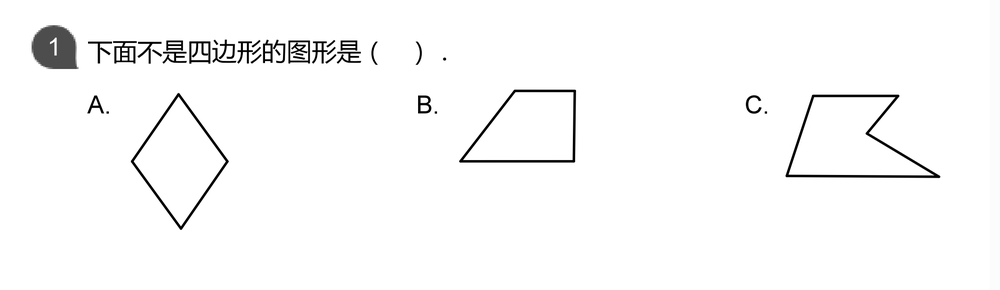
#> input picture latex/huixin/1/1.png, 1000 x 290 px, shrunk from 2215 x 643 before the run; its folder holds only this picture in this run
$ python convertImg2Scan.py
#> lines starting #> are read from the running program, lines starting #| are printed output that depends on the picture; after the words box and inside, x2 and y2 are one past the last pixel; in counts of white or black regions, pixels touching at a corner belong together
### python/scan/utils.py
import cv2
import numpy as np


def getColumnNo(col):
    return ord(col) - ord('A')


# 判断是否为 None
# [11 lines left out: functions isNone, isInclude, not called in this run]


# 判断单元格内容是否为空
from xlwt import Style


# [4 lines left out: function isEmpty, not called in this run]

# 读取图像，解决 imread 不能读取中文路径的问题
def cv_imread(file_path):
#> called with file_path = './pics/1/1.png'
    cv_img = cv2.imdecode(np.fromfile(file_path, dtype=np.uint8), -1)
#> cv_img is the input picture: shape (290, 1000, 3); min 0, max 255, mean 249.2
    return cv_img

# def write(self, row, col, label, style=Style.default_style):
#     self.sheet.write(row, col, label, style)
#
#     if col not in self.col_data
#
#
# def write_row(self, start_row, start_col, date_list,
#               style=Style.default_style):
#     for col, label in enumerate(date_list):
#         self.write()

### python/scan/Scanner.py
import cv2
from skimage.filters import threshold_local

from utils import cv_imread


class Scanner:
    def __init__(self, img, count):
        self.img = img
        self.count = count

    def Scan_View(self):
        print("Scanned View")
        # image = cv2.imread(self.img)
        image = cv_imread(self.img)
        print(self.img)

        path = self.img
        path_list = path.split('/')
        img_name = path_list.pop()

        image = cv2.cvtColor(image, cv2.COLOR_BGR2GRAY)
        thr = threshold_local(image, 11, offset=10, method="gaussian")
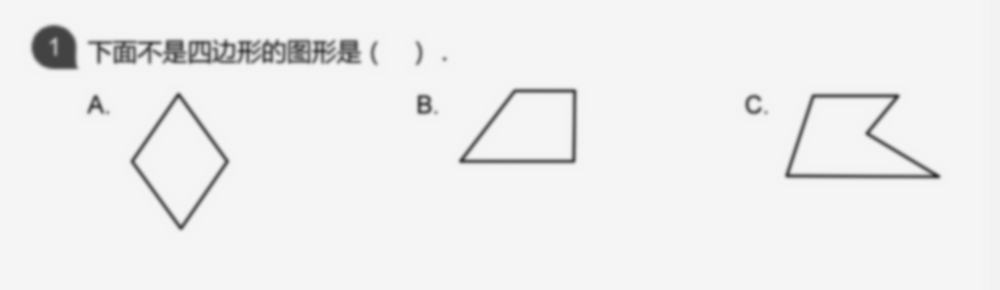
#> thr: shape (290, 1000) float64; min 50.81, max 245, mean 239.2
        image = (image > thr).astype("uint8") * 255
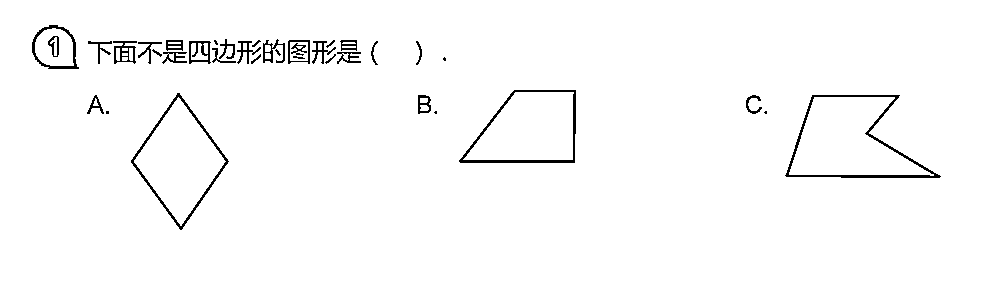
#> image: shape (290, 1000); 97.9% white; black in thin lines or dots, all inside (x1, y1, x2, y2) = (32, 25, 941, 230)

        print('img_name = ' + img_name)
        cv2.imwrite('scan_' + str(self.count) + '.jpg', image)
        return image

### python/scan/convertImg2Scan.py
import os

from Scanner import Scanner

if __name__ == "__main__":
    # 读取文件列表
    path = './pics/1/'
    file_list = os.listdir(path)

    count = 0
    for file in file_list:
        file_name = os.path.join(path, file)
        print('Converting ' + file_name + '...')
        scan = Scanner(file_name, count)
        scanned_im = scan.Scan_View()

        print('Saved')
        count += 1

$ run again, on latex/huixin/1/buchong2.png
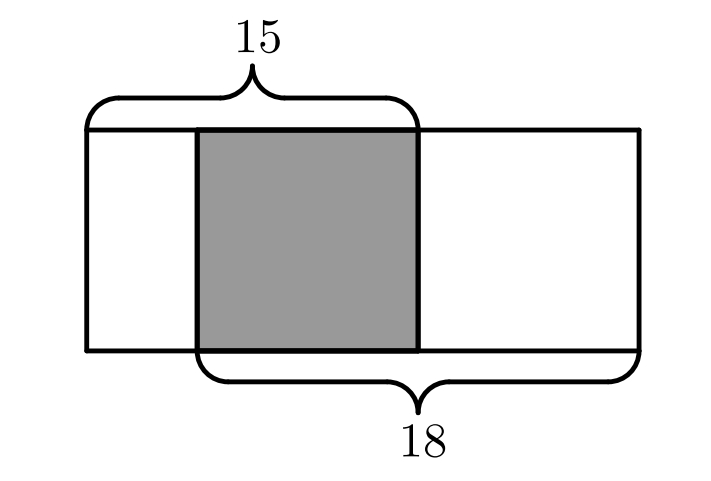
#> input picture latex/huixin/1/buchong2.png, 711 x 481 px
#> in cv_imread, cv_img is the input picture: shape (481, 711, 3); min 0, max 255, mean 229.8
#> in Scan_View, `thr = threshold_local(image, 11, offset=10, method="gaussian")`:
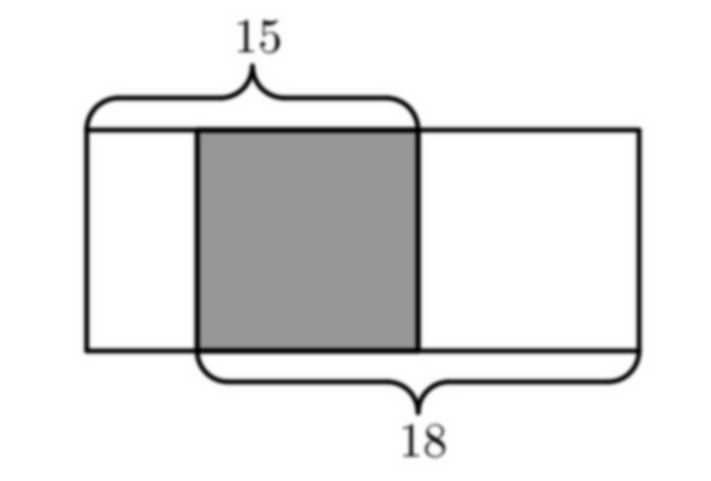
#> thr: shape (481, 711) float64; min -6.34, max 245, mean 219.8; drawn with min black and max white
#> in Scan_View, `image = (image > thr).astype("uint8") * 255`:
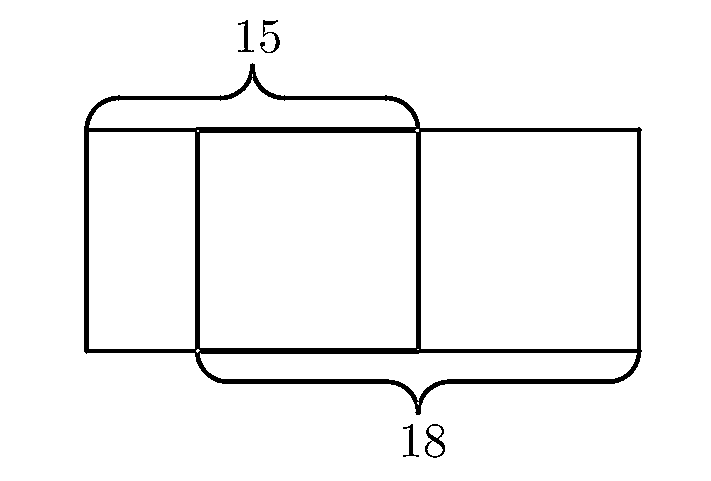
#> image: shape (481, 711); 95.8% white; 5 black regions, box (x1, y1, x2, y2) and area: (84, 63, 642, 415) 13607, (425, 424, 445, 458) 232, (260, 20, 280, 53) 196, (238, 20, 254, 52) 155, (403, 424, 419, 457) 153

$ run again, on latex/huixin/1/kthd1.png
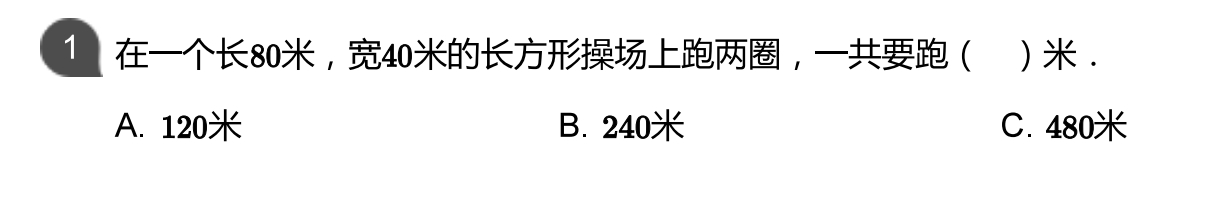
#> input picture latex/huixin/1/kthd1.png, 1231 x 211 px
#> in cv_imread, cv_img is the input picture: shape (211, 1231, 3); min 0, max 255, mean 242.3
#> in Scan_View, `thr = threshold_local(image, 11, offset=10, method="gaussian")`:
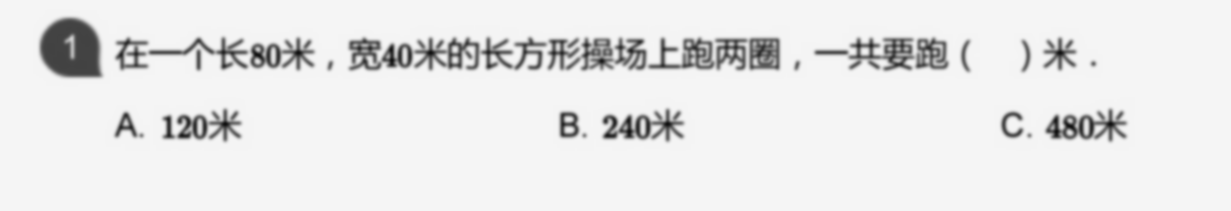
#> thr: shape (211, 1231) float64; min 16.44, max 245, mean 232.3
#> in Scan_View, `image = (image > thr).astype("uint8") * 255`:
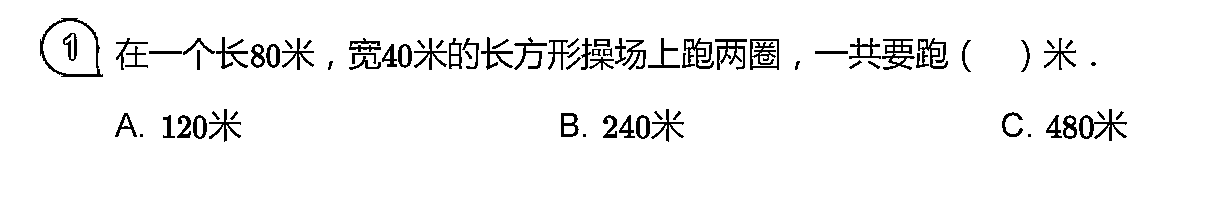
#> image: shape (211, 1231); 95.5% white; black in thin lines or dots, all inside (x1, y1, x2, y2) = (40, 18, 1127, 142)

$ run again, on latex/huixin/1/kthd2.png
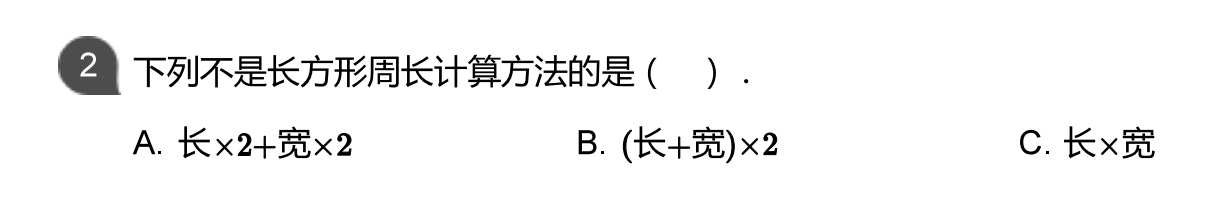
#> input picture latex/huixin/1/kthd2.png, 1223 x 205 px
#> in cv_imread, cv_img is the input picture: shape (205, 1223, 3); min 0, max 255, mean 243.7
#> in Scan_View, `thr = threshold_local(image, 11, offset=10, method="gaussian")`:
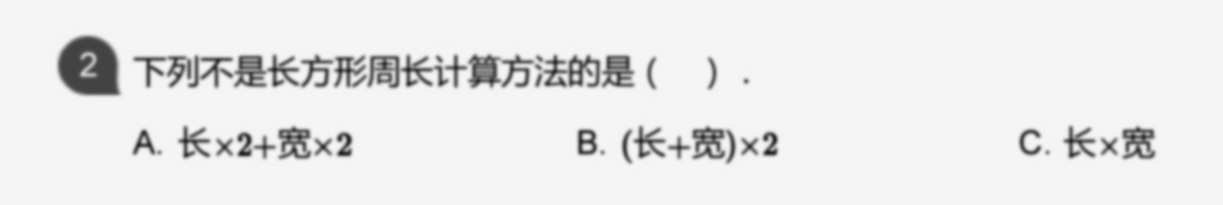
#> thr: shape (205, 1223) float64; min 27.22, max 245, mean 233.7
#> in Scan_View, `image = (image > thr).astype("uint8") * 255`:
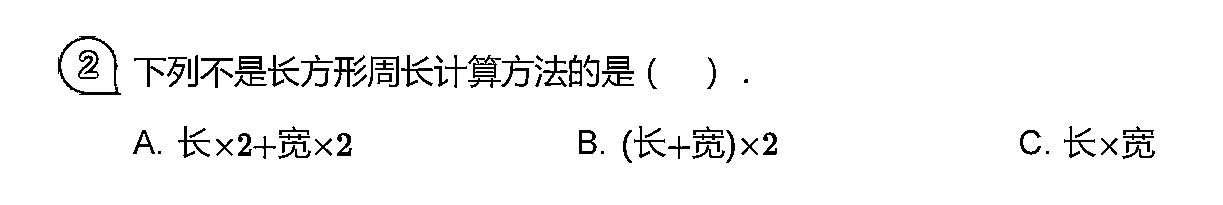
#> image: shape (205, 1223); 96% white; black in thin lines or dots, all inside (x1, y1, x2, y2) = (58, 36, 1155, 163)

$ run again, on latex/huixin/1/2.png
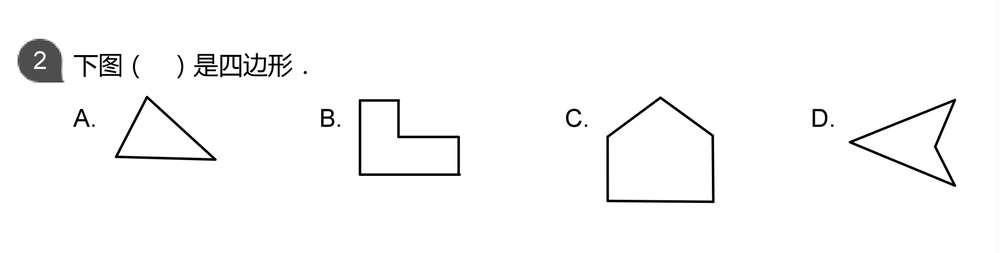
#> input picture latex/huixin/1/2.png, 1000 x 253 px, shrunk from 2221 x 561 before the run
#> in cv_imread, cv_img is the input picture: shape (253, 1000, 3); min 0, max 255, mean 248.9
#> in Scan_View, `thr = threshold_local(image, 11, offset=10, method="gaussian")`:
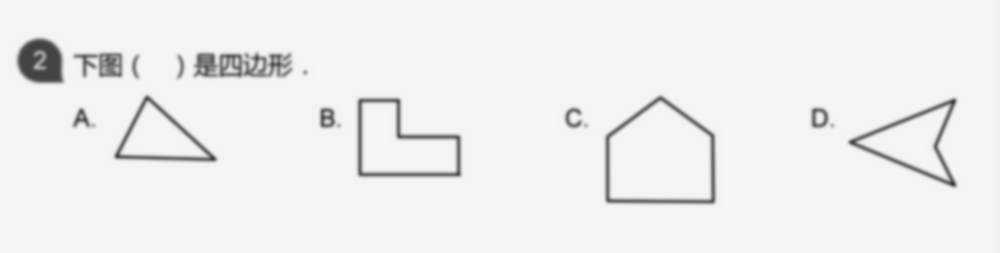
#> thr: shape (253, 1000) float64; min 56.13, max 245, mean 238.9
#> in Scan_View, `image = (image > thr).astype("uint8") * 255`:
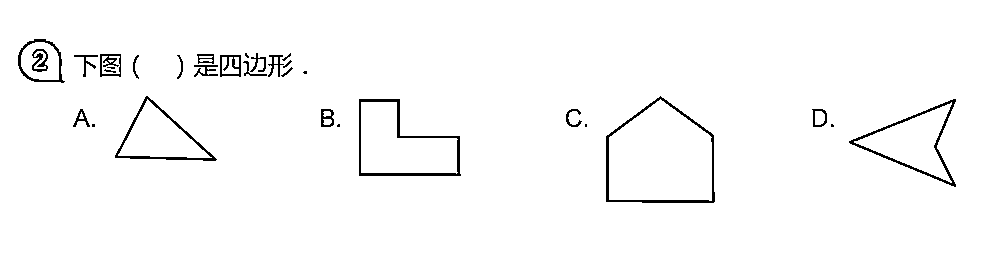
#> image: shape (253, 1000); 97.8% white; black in thin lines or dots, all inside (x1, y1, x2, y2) = (18, 39, 956, 203)
